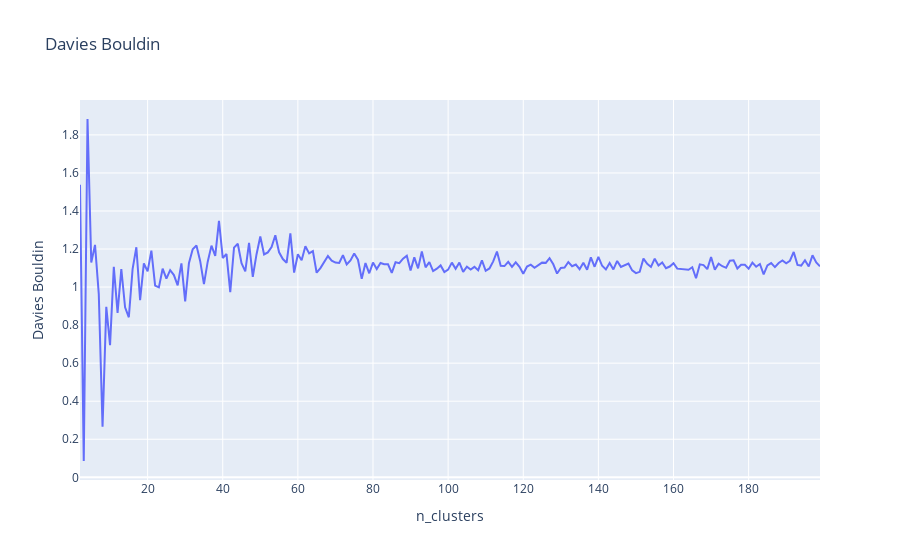
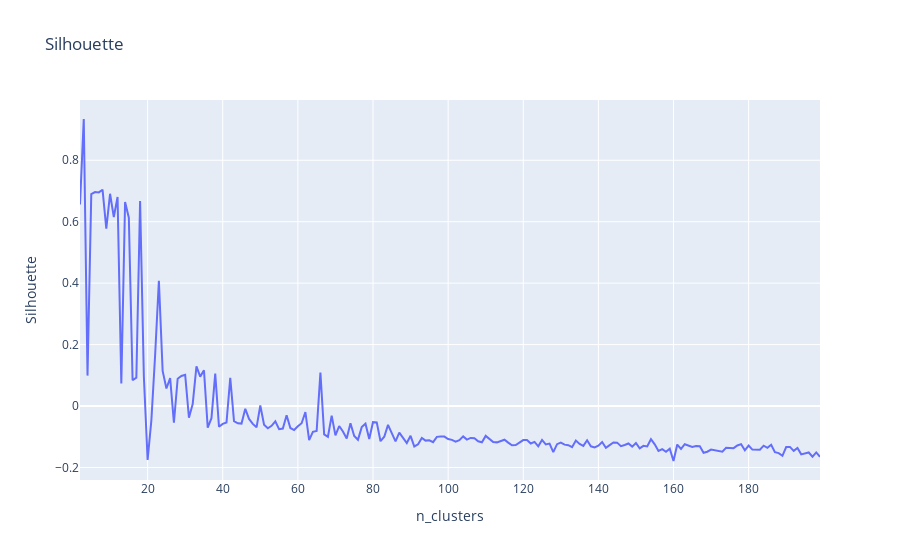
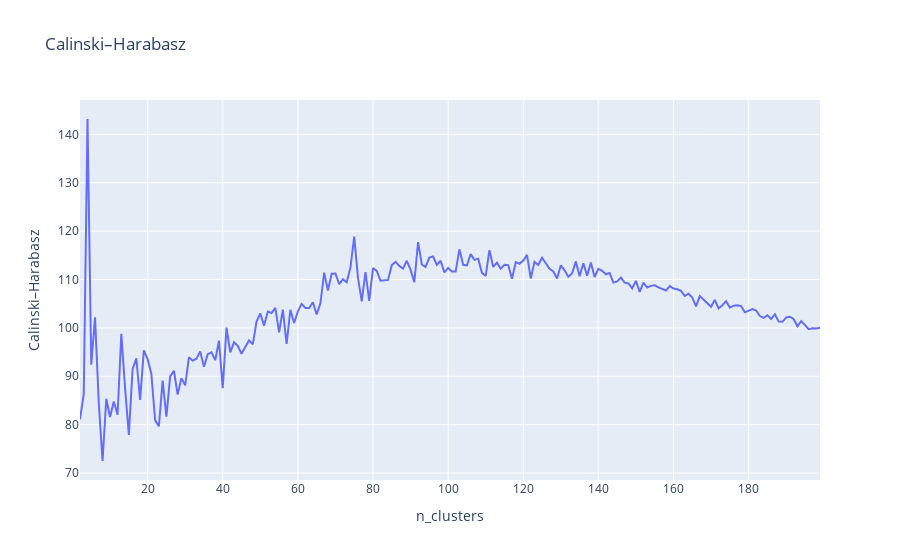

Source (notebook cell) for these figures, in order:
### Code cell
df_scores = pd.read_csv(TMP_PATH + 'scores2.csv')

for name in calc_scrore_names:
    fig = px.line(df_scores, x="n_clusters", y=name, title=name)
    fig.show()

### Figure 1 — Plotly figure (JSON) as saved in the notebook; plotly's stock layout.template omitted (floating-point values rounded to 4 significant figures; data arrays with more than 128 entries replaced by an {"elided": "..."} marker saying what was removed)
{"data": [{"hovertemplate": "n_clusters=%{x}<br>Davies Bouldin=%{y}<extra></extra>", "legendgroup": "", "line": {"color": "#636efa", "dash": "solid"}, "mode": "lines", "name": "", "showlegend": false, "type": "scatter", "x": {"elided": "198 int values"}, "xaxis": "x", "y": {"elided": "198 float values"}, "yaxis": "y"}], "layout": {"legend": {"tracegroupgap": 0}, "title": {"text": "Davies Bouldin"}, "xaxis": {"anchor": "y", "domain": [0, 1], "title": {"text": "n_clusters"}}, "yaxis": {"anchor": "x", "domain": [0, 1], "title": {"text": "Davies Bouldin"}}}}

### Figure 2 — Plotly figure (JSON) as saved in the notebook; plotly's stock layout.template omitted (floating-point values rounded to 4 significant figures; data arrays with more than 128 entries replaced by an {"elided": "..."} marker saying what was removed)
{"data": [{"hovertemplate": "n_clusters=%{x}<br>Silhouette=%{y}<extra></extra>", "legendgroup": "", "line": {"color": "#636efa", "dash": "solid"}, "mode": "lines", "name": "", "showlegend": false, "type": "scatter", "x": {"elided": "198 int values"}, "xaxis": "x", "y": {"elided": "198 float values"}, "yaxis": "y"}], "layout": {"legend": {"tracegroupgap": 0}, "title": {"text": "Silhouette"}, "xaxis": {"anchor": "y", "domain": [0, 1], "title": {"text": "n_clusters"}}, "yaxis": {"anchor": "x", "domain": [0, 1], "title": {"text": "Silhouette"}}}}

### Figure 3 — Plotly figure (JSON) as saved in the notebook; plotly's stock layout.template omitted (floating-point values rounded to 4 significant figures; data arrays with more than 128 entries replaced by an {"elided": "..."} marker saying what was removed)
{"data": [{"hovertemplate": "n_clusters=%{x}<br>Calinski–Harabasz=%{y}<extra></extra>", "legendgroup": "", "line": {"color": "#636efa", "dash": "solid"}, "mode": "lines", "name": "", "showlegend": false, "type": "scatter", "x": {"elided": "198 int values"}, "xaxis": "x", "y": {"elided": "198 float values"}, "yaxis": "y"}], "layout": {"legend": {"tracegroupgap": 0}, "title": {"text": "Calinski–Harabasz"}, "xaxis": {"anchor": "y", "domain": [0, 1], "title": {"text": "n_clusters"}}, "yaxis": {"anchor": "x", "domain": [0, 1], "title": {"text": "Calinski–Harabasz"}}}}
